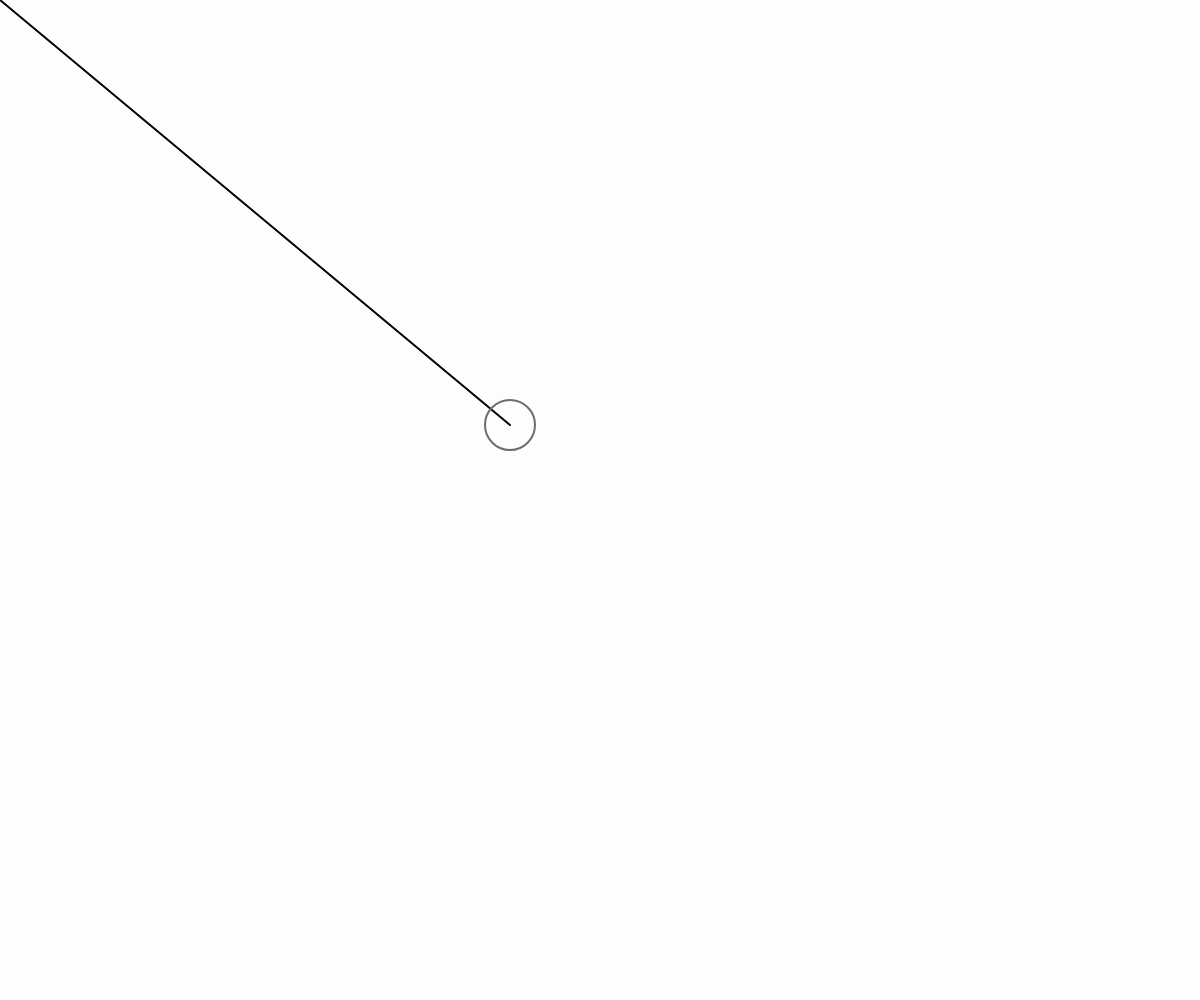
Frame 1 (no input)
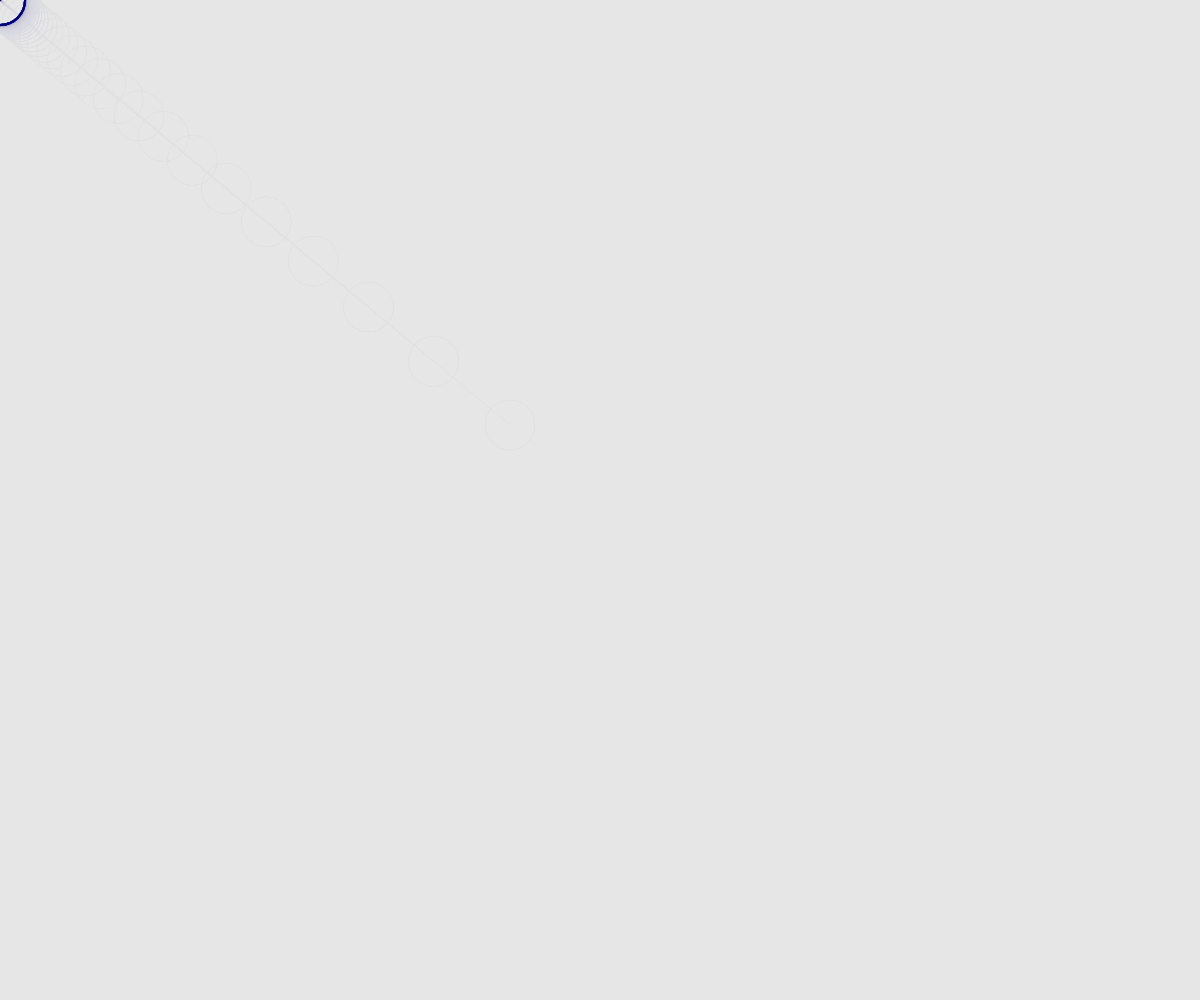
Frame 60 (no input)
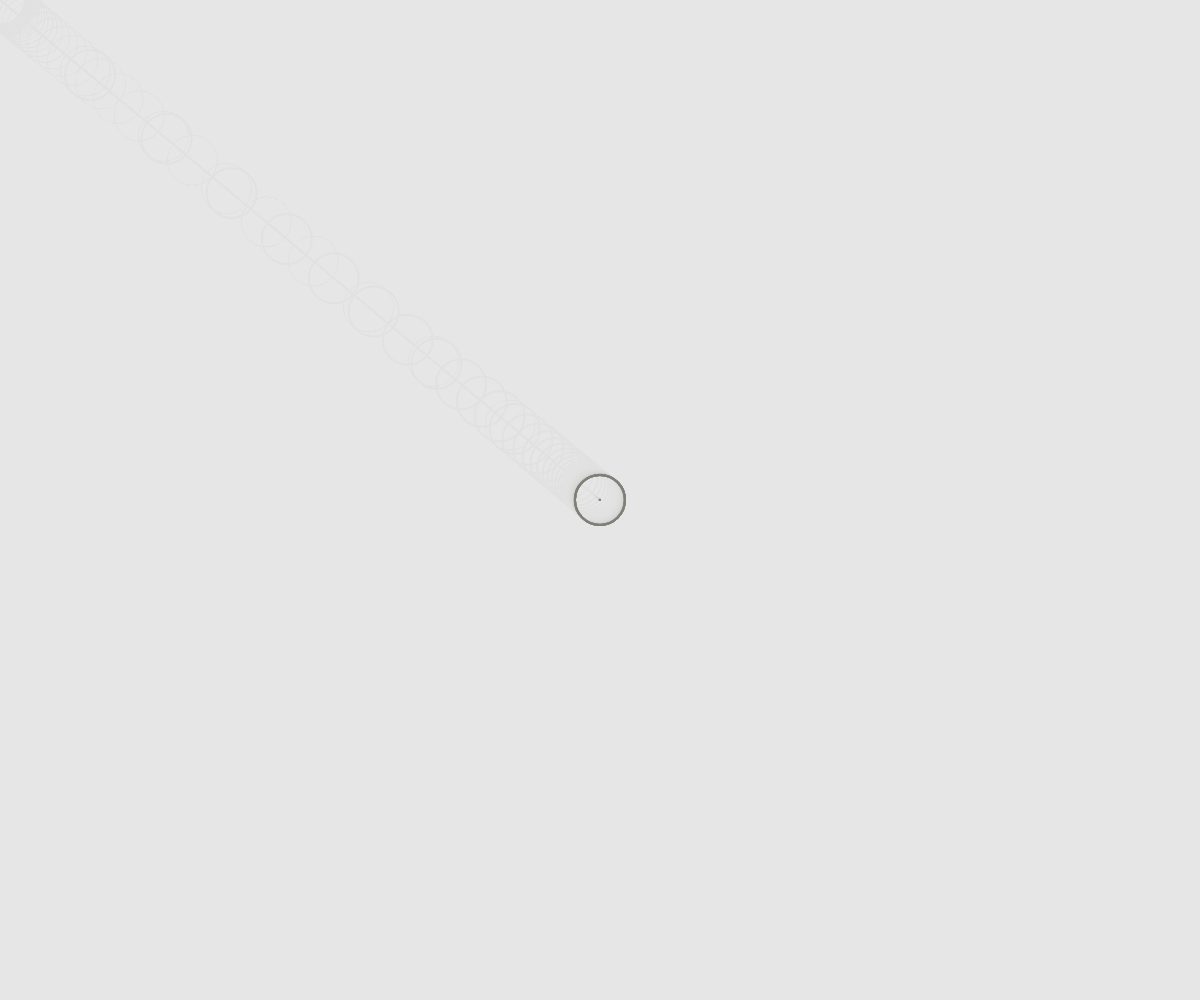
Frame 120 (the mouse pressed at the canvas centre since frame 60)

The p5.js sketch that drew these frames (run headless with seeded random() and noise() and a simulated clock; from frame 60 on, the mouse is pressed at the canvas centre):

// p5.js sketch
// ── sketch.js
// MouseWheel, Map, Lerp
// Noah
// Feb 26

let x, y;
let diameter = 50;


function setup() {
  createCanvas(windowWidth, windowHeight);
  x = width/2; y = height/2;
  noFill();
  strokeWeight(2);



}

function draw() {
  background(220, 20);



  x = lerp(x, mouseX, 0.15);
  y = lerp(y, mouseY, 0.15);
  line(x,y,mouseX,mouseY);

// x = lerp(0, width, 0.15);

  let r = map(x,0, width, 0, 255);
  let g = map(y,0, height, 0, 255);
  let b = 120;
  stroke(r,g,b);

  circle(x,y,diameter);

}

function mouseWheel(event){
  // negative : scroll up -100, -200, -300
  // postive : scroll down 100, 200, 300
  print(event.delta);
  if(event.delta < 0){ // UP
    diameter += 5;
  }
  else{    // DOWN
    diameter = max(10, diameter-5);
  }

}
